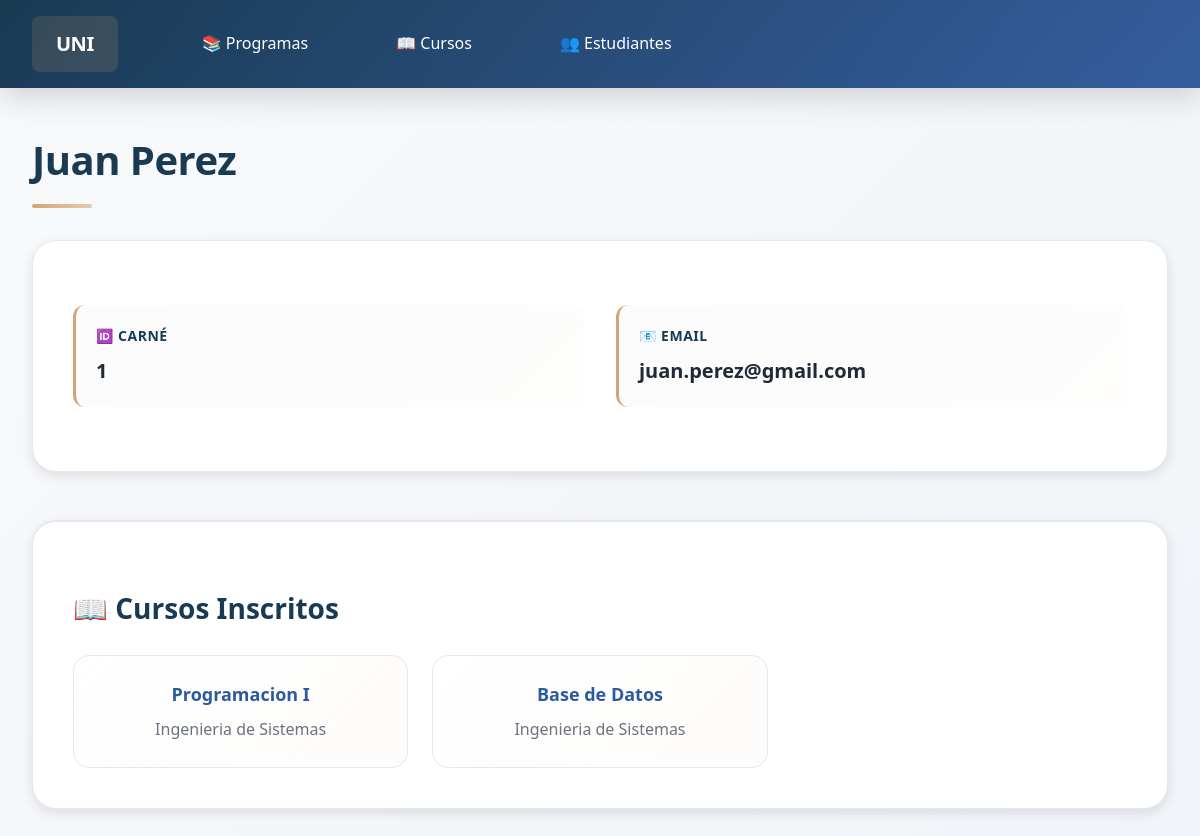
The app's page /estudiantes/1/ with its own data.
### universidad/models.py (models this page shows, shortened)
class Student(models.Model):
    name = models.CharField(max_length=100)
    email = models.EmailField(unique=True)

class Inscription(models.Model):
    student = models.ForeignKey(
        Student,
        on_delete=models.CASCADE,
        related_name="inscriptions"
    )
    course = models.ForeignKey(
        Course,
        on_delete=models.CASCADE,
        related_name="inscriptions"
    )
    date = models.DateField(auto_now_add=True)
    class Meta:
        constraints = [
            models.UniqueConstraint(
                fields=["student", "course"],
                name="unique_student_course"
            )
        ]

class Course(models.Model):
    CATEGORIES = [
        ("PRESENCIAL", "Presencial"),
        ("VIRTUAL", "Virtual"),
        ("HIBRIDO", "Híbrido"),
    ]
    name = models.CharField(max_length=100)
    program = models.ForeignKey(
        Program,
        on_delete=models.CASCADE,
        related_name="courses"
    )
    quotas = models.IntegerField()
    credit_number = models.IntegerField()
    category = models.CharField(
        max_length=10,
        choices=CATEGORIES,
        default="PRESENCIAL"
    )

class Program(models.Model):
    TYPES = [
        ("PREGRADO", "Pregrado"),
        ("POSGRADO", "Posgrado"),
        ("TECNOLOGO", "Tecnólogo"),
        ("ESPECIALIZACION", "Especialización"),
        ("MASTER", "Master"),
    ]
    name = models.CharField(max_length=120)
    type_program = models.CharField(
        max_length=20,
        choices=TYPES,
        default="PREGRADO"
    )

### universidad/views.py (the view)
# urls.py: path("estudiantes/<int:id>/", views.student_detail, name="student_detail"),
def student_detail(request, id):
    student = get_object_or_404(Student, id=id)
    return render(request, "universidad/student_detail.html", {
        "student": student
    })

### universidad/templates/universidad/student_detail.html (shortened to what this page needs)
{% extends "universidad/base.html" %}
{% block content %}
<h1>{{ student.name }}</h1>
<div class="detail-container">
    <div class="detail-row">
        <div class="detail-item">
            <strong>🆔 Carné</strong>
            <span>{{ student.id }}</span>
        </div>
        <div class="detail-item">
            <strong>📧 Email</strong>
            <span style="word-break: break-all;">{{ student.email|default:"No disponible" }}</span>
        </div>
    </div>
</div>
<div class="detail-container enrollments-section">
    <h2>📖 Cursos Inscritos</h2>
    {% if student.inscriptions.all %}
        <div class="enrollments-grid">
            {% for ins in student.inscriptions.all %}
                <div class="student-card">
                    <a href="{% url 'universidad:course_detail' ins.course.id %}">
                        {{ ins.course.name }}
                    </a>
                    <div class="secondary-text" style="margin-top: 0.5rem; color: var(--text-secondary);">
                        {{ ins.course.program.name }}
                    </div>
                </div>
            {% endfor %}
        </div>
    {% else %}
        <div class="empty-state">
            Este estudiante no está inscrito en ningún curso.
        </div>
    {% endif %}
</div>
{% endblock %}

### universidad/static/css/main.css (style rules this page uses)
* { margin: 0; padding: 0; box-sizing: border-box; }
:root { --primary: #1a3a52; --primary-light: #2c5aa0; --accent: #d4a574; --accent-light: #e8c9ae; --success: #10b981; --danger: #ef4444; --bg-primary: #f8f9fb; --bg-secondary: #ffffff; --text-primary: #1f2937; --text-secondary: #6b7280; --border: #e5e7eb; --shadow-sm: 0 2px 4px rgba(0, 0, 0, 0.05); --shadow-md: 0 4px 12px rgba(0, 0, 0, 0.1); --shadow-lg: 0 10px 30px rgba(0, 0, 0, 0.15); }
html { scroll-behavior: smooth; }
body { font-family: 'Segoe UI', 'Trebuchet MS', sans-serif; background: linear-gradient(135deg, var(--bg-primary) 0%, #f0f4f8 100%); color: var(--text-primary); line-height: 1.6; min-height: 100vh; }
h1 { font-size: 2.5rem; font-weight: 700; margin-bottom: 1rem; color: var(--primary); letter-spacing: -0.5px; animation: slideInDown 0.6s ease-out; }
h1::after { content: ''; display: block; width: 60px; height: 4px; background: linear-gradient(90deg, var(--accent), var(--accent-light)); margin-top: 0.75rem; border-radius: 2px; }
h2 { font-size: 1.75rem; font-weight: 600; margin: 2rem 0 1.5rem; color: var(--primary); }
.detail-container { background: var(--bg-secondary); border-radius: 1.5rem; padding: 2.5rem; margin: 2rem 0; box-shadow: var(--shadow-md); border: 1px solid var(--border); animation: fadeInUp 0.8s ease-out 0.3s both; }
.detail-row { display: grid; grid-template-columns: repeat(auto-fit, minmax(250px, 1fr)); gap: 2rem; margin: 1.5rem 0; }
.detail-item { padding: 1.25rem; background: linear-gradient(135deg, rgba(26, 58, 82, 0.02) 0%, rgba(212, 165, 116, 0.02) 100%); border-radius: 0.75rem; border-left: 3px solid var(--accent); }
.detail-item strong { color: var(--primary); display: block; font-size: 0.875rem; text-transform: uppercase; letter-spacing: 0.5px; margin-bottom: 0.5rem; font-weight: 600; }
.detail-item span { display: block; font-size: 1.25rem; font-weight: 600; color: var(--text-primary); }
.enrollments-section { margin-top: 3rem; padding-top: 2rem; border-top: 2px solid var(--border); }
.enrollments-grid { display: grid; grid-template-columns: repeat(auto-fill, minmax(280px, 1fr)); gap: 1.5rem; margin-top: 1.5rem; }
.student-card { background: linear-gradient(135deg, var(--bg-secondary) 0%, rgba(212, 165, 116, 0.03) 100%); border: 1px solid var(--border); border-radius: 1rem; padding: 1.5rem; text-align: center; transition: all 0.3s cubic-bezier(0.4, 0, 0.2, 1); position: relative; }
.student-card::after { content: ''; position: absolute; inset: 0; border-radius: 1rem; background: linear-gradient(135deg, var(--accent) 0%, transparent 100%); opacity: 0; transition: opacity 0.3s ease; pointer-events: none; }
.student-card a { color: var(--primary-light); text-decoration: none; font-weight: 600; font-size: 1.125rem; display: block; transition: all 0.3s ease; position: relative; z-index: 1; }

### records on screen
Student: name "Juan Perez", id "1", email "juan.perez@gmail.com"
Inscription: course.name "Programacion I", course.program.name "Ingenieria de Sistemas"
Inscription: course.name "Base de Datos", course.program.name "Ingenieria de Sistemas"
